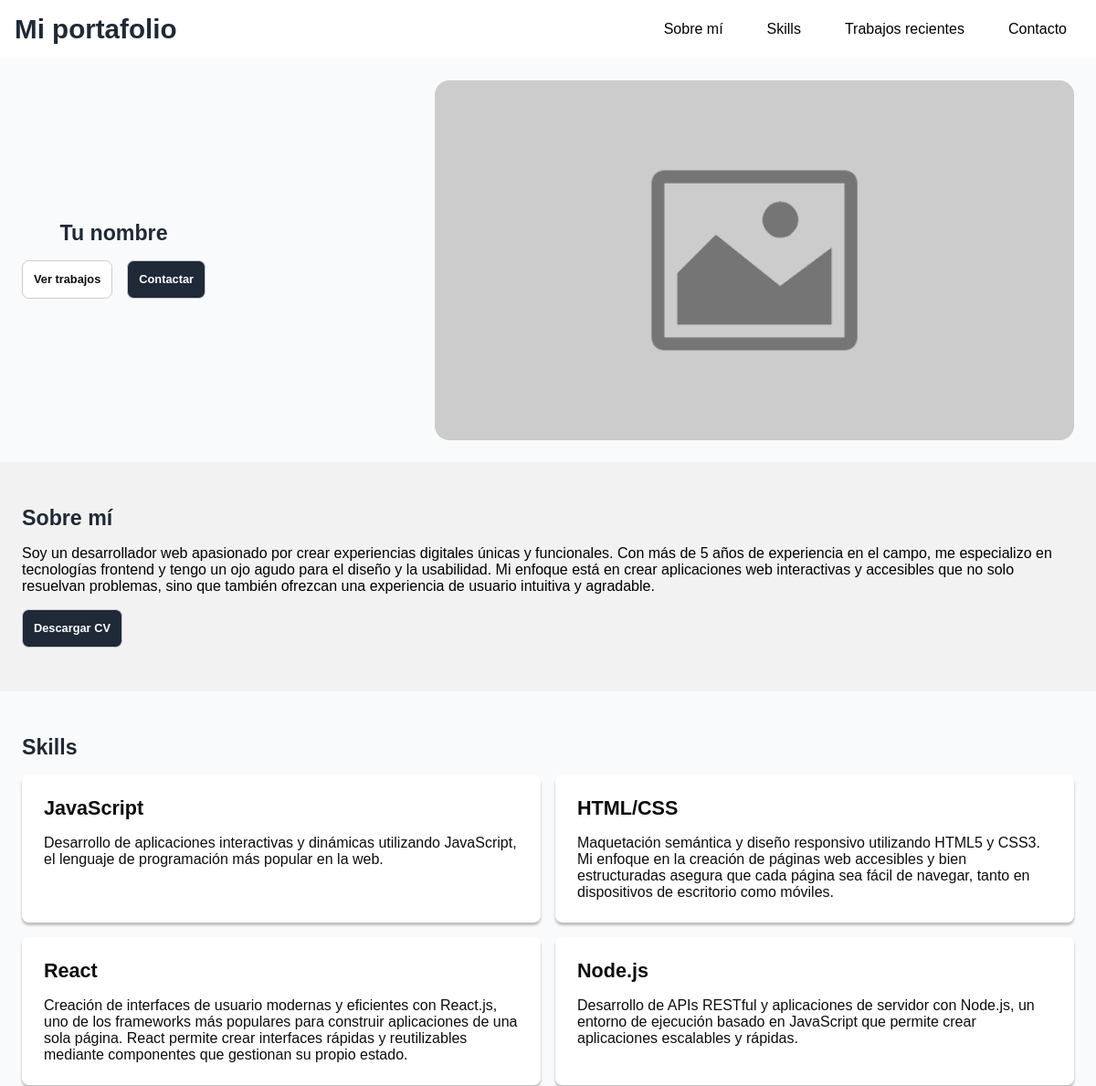
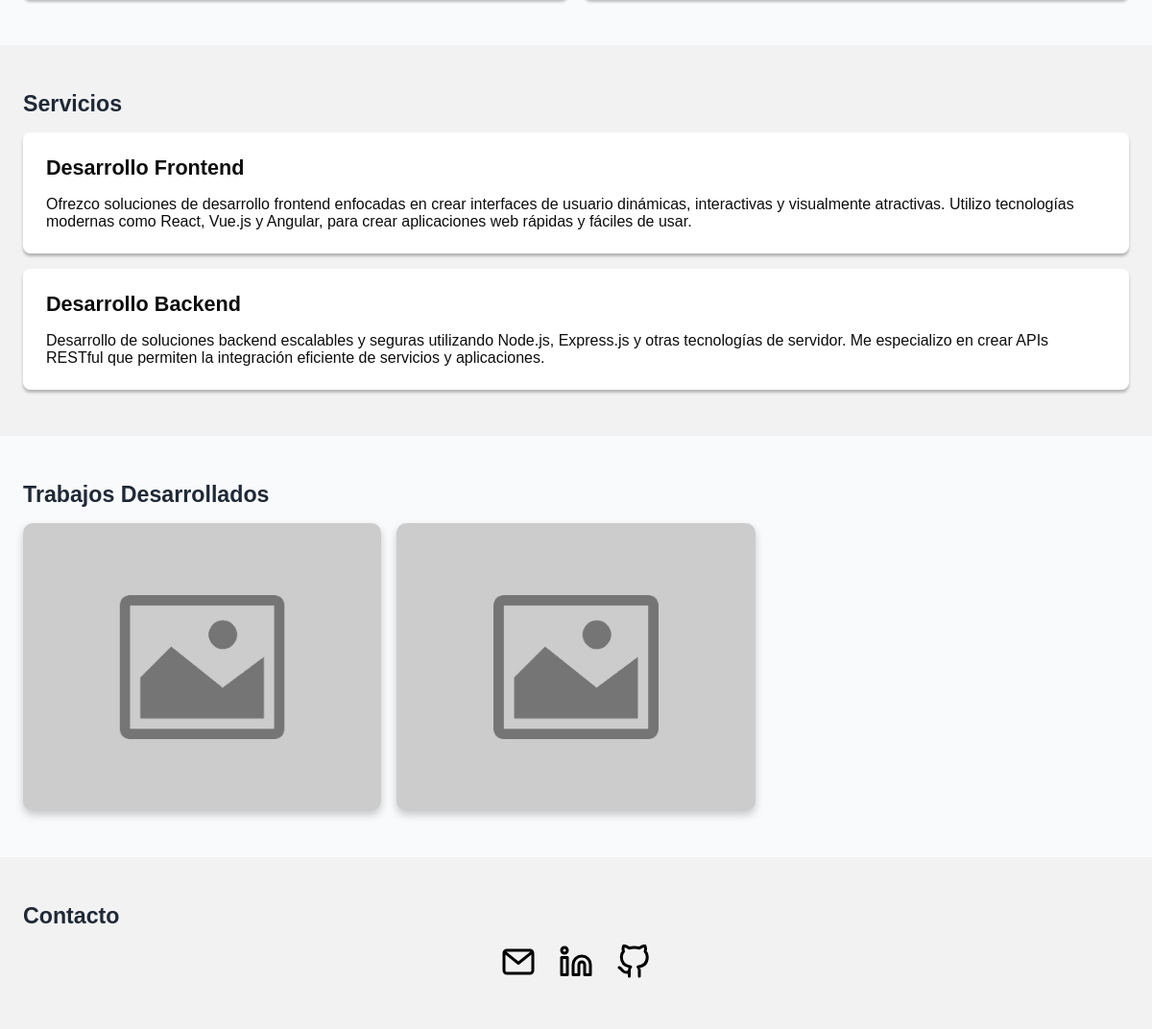
/ (signed in), run on the app's committed database (2 pictures, top to bottom).
### tables this page shows
CREATE TABLE IF NOT EXISTS portafolios (
    id INT PRIMARY KEY AUTO_INCREMENT,
    usuario_id INT NOT NULL,
    nombre_completo VARCHAR(255) NOT NULL,
    descripcion TEXT NOT NULL,
    icono_portafolio VARCHAR(255) DEFAULT 'assets/images/favicon.ico',
    url_foto VARCHAR(255) DEFAULT 'assets/images/placeholder-image.jpg',
    url_cv VARCHAR(255) DEFAULT 'assets/pdf/cv.pdf',
    creado_en TIMESTAMP DEFAULT CURRENT_TIMESTAMP,
    FOREIGN KEY (usuario_id) REFERENCES usuarios(id)
);

CREATE TABLE IF NOT EXISTS skills (
    id INT PRIMARY KEY AUTO_INCREMENT,
    portafolio_id INT NOT NULL,
    nombre VARCHAR(255) NOT NULL,
    descripcion TEXT NOT NULL,
    FOREIGN KEY (portafolio_id) REFERENCES portafolios(id)
);

CREATE TABLE IF NOT EXISTS servicios (
    id INT PRIMARY KEY AUTO_INCREMENT,
    portafolio_id INT NOT NULL,
    nombre VARCHAR(255) NOT NULL,
    descripcion TEXT NOT NULL,
    FOREIGN KEY (portafolio_id) REFERENCES portafolios(id)
);

CREATE TABLE IF NOT EXISTS trabajos_desarrollados (
    id INT PRIMARY KEY AUTO_INCREMENT,
    portafolio_id INT NOT NULL,
    nombre VARCHAR(255) NOT NULL,
    descripcion TEXT NOT NULL,
    url_foto_trabajo VARCHAR(255) NOT NULL,
    url_trabajo_github VARCHAR(255) NOT NULL,
    url_trabajo_desplegado VARCHAR(255),
    fecha_creacion TIMESTAMP DEFAULT CURRENT_TIMESTAMP,
    FOREIGN KEY (portafolio_id) REFERENCES portafolios(id)
);

CREATE TABLE IF NOT EXISTS contactos (
    id INT PRIMARY KEY AUTO_INCREMENT,
    portafolio_id INT NOT NULL,
    tipo_contacto ENUM('email', 'linkedin', 'github', 'gitlab') NOT NULL,
    enlace_contacto VARCHAR(255) NOT NULL,
    titulo_enlace VARCHAR(100) NOT NULL,
    FOREIGN KEY (portafolio_id) REFERENCES portafolios(id)
);

### core/auth/Sesion.php (called while the page is built, shortened)
<?php
class Sesion {
    public static function get($key) {
        return isset($_SESSION[$key]) ? $_SESSION[$key] : null;
    }
}
?>

### core/models/ModeloPortafolios.php (called while the page is built, shortened)
<?php
class ModeloPortafolios {
    public static function getData($id) {
        $conexion = new ConexionBD();
        $conexion->conectar();
        $bd = $conexion->getConexion();
        $consulta = $bd->prepare("SELECT * FROM portafolios WHERE usuario_id = :usuario_id");
        $consulta->bindParam(":usuario_id", $id, PDO::PARAM_INT);
        $consulta->execute();
        $resultados = $consulta->fetch(PDO::FETCH_ASSOC);
        return $resultados;
    }
}
?>

### core/controllers/ControladorPortafolios.php (called while the page is built, shortened)
<?php
require_once __DIR__ . "/../models/ModeloPortafolios.php";
class ControladorPortafolios {
    public static function getData($id) {
        try {
            $usuario = ModeloPortafolios::getData($id);
            return $usuario;
        } catch (\Error $error) {
            error_log($error);
        }
    }
}
?>

### core/models/ModeloSkills.php (called while the page is built, shortened)
<?php
class ModeloSkills {
    public static function getData($id) {
        $conexion = new ConexionBD();
        $conexion->conectar();
        $bd = $conexion->getConexion();
        $consulta = $bd->prepare("SELECT * FROM skills WHERE portafolio_id = :portafolio_id");
        $consulta->bindParam(":portafolio_id", $id, PDO::PARAM_INT);
        $consulta->execute();
        $resultados = $consulta->fetchAll(PDO::FETCH_ASSOC);
        return $resultados;
    }
}
?>

### core/controllers/ControladorSkills.php (called while the page is built, shortened)
<?php
require_once __DIR__ . "/../models/ModeloSkills.php";
class ControladorSkills {
    public static function getData($id) {
        try {
            $skills = ModeloSkills::getData($id);
            return $skills;
        } catch (\Error $error) {
            error_log($error);
        }
    }
}
?>

### core/models/ModeloServicios.php (called while the page is built, shortened)
<?php
class ModeloServicios {
    public static function getData($id) {
        $conexion = new ConexionBD();
        $conexion->conectar();
        $bd = $conexion->getConexion();
        $consulta = $bd->prepare("SELECT * FROM servicios WHERE portafolio_id = :portafolio_id");
        $consulta->bindParam(":portafolio_id", $id, PDO::PARAM_INT);
        $consulta->execute();
        $resultados = $consulta->fetchAll(PDO::FETCH_ASSOC);
        return $resultados;
    }
}
?>

### core/controllers/ControladorServicios.php (called while the page is built, shortened)
<?php
require_once __DIR__ . "/../models/ModeloServicios.php";
class ControladorServicios {
    public static function getData($id) {
        try {
            $servicios = ModeloServicios::getData($id);
            return $servicios;
        } catch (\Error $error) {
            error_log($error);
        }
    }
}
?>

### core/models/ModeloTrabajosDesarrollados.php (called while the page is built, shortened)
<?php
class ModeloTrabajosDesarrollados {
    public static function getData($id) {
        $conexion = new ConexionBD();
        $conexion->conectar();
        $bd = $conexion->getConexion();
        $consulta = $bd->prepare("SELECT * FROM trabajos_desarrollados WHERE portafolio_id = :portafolio_id");
        $consulta->bindParam(":portafolio_id", $id, PDO::PARAM_INT);
        $consulta->execute();
        $resultados = $consulta->fetchAll(PDO::FETCH_ASSOC);
        return $resultados;
    }
}
?>

### core/controllers/ControladorTrabajosDesarrollados.php (called while the page is built, shortened)
<?php
require_once __DIR__ . "/../models/ModeloTrabajosDesarrollados.php";
class ControladorTrabajosDesarrollados {
    public static function getData($id) {
        try {
            $trabajos_desarrollados = ModeloTrabajosDesarrollados::getData($id);
            return $trabajos_desarrollados;
        } catch (\Error $error) {
            error_log($error);
        }
    }
}
?>

### core/models/ModeloContactos.php (called while the page is built, shortened)
<?php
class ModeloContactos {
    public static function getData($id) {
        $conexion = new ConexionBD();
        $conexion->conectar();
        $bd = $conexion->getConexion();
        $consulta = $bd->prepare("SELECT * FROM contactos WHERE portafolio_id = :portafolio_id");
        $consulta->bindParam(":portafolio_id", $id, PDO::PARAM_INT);
        $consulta->execute();
        $resultados = $consulta->fetchAll(PDO::FETCH_ASSOC);
        return $resultados;
    }
}
?>

### core/controllers/ControladorContactos.php (called while the page is built, shortened)
<?php
require_once __DIR__ . "/../models/ModeloContactos.php";
class ControladorContactos {
    public static function getData($id) {
        try {
            $contactos = ModeloContactos::getData($id);
            return $contactos;
        } catch (\Error $error) {
            error_log($error);
        }
    }
}
?>

### pages/view.php (the view, shortened to what this page needs)
<?php
    include_once __DIR__ . "/../core/controllers/ControladorPortafolios.php";
    $portafolio = ControladorPortafolios::getData(Sesion::get("id"));
?>
<!DOCTYPE html>
<html lang="es">
<head>
    <link rel="stylesheet" href="assets/css/styles.css">
</head>
<body>
    <?php
        include_once __DIR__ . "/../templates/header.php";
    ?>
    <main>
        <div class="bg-minimal">
            <section class="l-container">
                <div class="flex flex-column flex-row-l items-center justify-between gap-4">
                    <div class="flex flex-column items-center">
                        <h2 class="dark-color"><?php echo $portafolio["nombre_completo"]?></h2>
                        <div class="flex gap-4">
                            <a class="btn btn-white" href="#trabajos-desarrollados">Ver trabajos</a>
                            <a class="btn btn-dark" href="#contacto">Contactar</a>
                        </div>
                    </div>
                    <img class="b-radius-4" src=<?php echo $portafolio["url_foto"]?> alt="<?php echo "Foto de " . $portafolio["nombre_completo"]?>"  title="<?php echo "Foto de " . $portafolio["nombre_completo"]?>" width="700px">
                </div>
            </section>
        </div>
        <div class="bg-light">
            <section class="l-container" id="sobre-mi">
                <div class="py-6">
                    <h2 class="dark-color">Sobre mí</h2>
                    <p class="text-color mb-4"><?php echo $portafolio["descripcion"]?></p>
                    <a class="btn btn-dark" href="<?php echo $portafolio["url_cv"]?>" download>Descargar CV</a>
                </div>
            </section>
        </div>
        <?php
            include_once __DIR__ . "/../core/controllers/ControladorSkills.php";
            $skills = ControladorSkills::getData($portafolio["id"]);
        ?>
        <div class="bg-minimal">
            <section class="l-container" id="skills">
                <div class="py-6">
                    <h2 class="dark-color">Skills</h2>
                    <div class="grid grid-cols-1 grid-cols-m-2 gap-4">
                        <?php
                            foreach ($skills as $skill) {
                        ?>
                            <div class="card show">
                                <h3><?php echo $skill["nombre"]?></h3>
                                <p><?php echo $skill["descripcion"]?></p>
                            </div>
                        <?php
                            }
                        ?>
                    </div>
                </div>
            </section>
        </div>
        <?php
            include_once __DIR__ . "/../core/controllers/ControladorServicios.php";
            $servicios = ControladorServicios::getData($portafolio["id"]);
        ?>
        <div class="bg-light">
            <section class="l-container" id="servicios">
                <div class="py-6">
                    <h2 class="dark-color">Servicios</h2>
                    <div class="grid grid-cols-1 gap-4">
                        <?php
                            foreach ($servicios as $servicio) {
                        ?>
                            <div class="card show">
                                <h3><?php echo $servicio["nombre"]?></h3>
                                <p><?php echo $servicio["descripcion"]?></p>
                            </div>
                        <?php
                            }
                        ?>
                    </div>
                </div>
            </section>
        </div>
        <?php
            include_once __DIR__ . "/../core/controllers/ControladorTrabajosDesarrollados.php";
            $trabajos_desarrollados = ControladorTrabajosDesarrollados::getData($portafolio["id"]);
        ?>
        <div class="bg-minimal">
            <section class="l-container" id="trabajos-desarrollados">
                <div class="py-6">
                    <h2 class="dark-color">Trabajos Desarrollados</h2>
                    <div class="grid grid-cols-1 grid-cols-s-2 grid-cols-m-3 gap-4 m-auto">
                        <?php
                            foreach ($trabajos_desarrollados as $trabajo_desarrollado) {
                        ?>
                            <figure class="card-figure">
                                <img src=<?php echo $trabajo_desarrollado["url_foto_trabajo"]?> alt="Proyecto" class="card-image" width="500px" height="500px">
                            </figure>
                        <?php
                            }
                        ?>
                    </div>
                </div>
            </section>
        </div>
        <?php
            include_once __DIR__ . "/../core/controllers/ControladorContactos.php";
            $contactos = ControladorContactos::getData($portafolio["id"]);
        ?>
        <div class="bg-light">
            <section class="l-container" id="contacto">
                <div class="py-6">
                    <h2 class="dark-color">Contacto</h2>
                    <div class="flex justify-center items-center gap-6">
                        <?php
                            foreach ($contactos as $contacto) {
                                $icono_contacto = "#";
                                $link_contacto = "#";
                                switch ($contacto["tipo_contacto"]) {
                                    case "email":
                                        $icono_contacto = "assets/images/icon/mail.svg";
                                        $link_contacto = "mailto:" . $contacto["enlace_contacto"] . "?subject=Asunto-del-correo&body=Texto-del-cuerpo";
                                        break;
                                    case "linkedin":
                                        $icono_contacto = "assets/images/icon/linkedin.svg";
                                        $link_contacto = $contacto["enlace_contacto"];
                                        break;
                                    case "github":
                                        $icono_contacto = "assets/images/icon/github.svg";
                                        $link_contacto = $contacto["enlace_contacto"];
                                        break;
                                }
                        ?>
                            <a href=<?php echo $link_contacto ?> target="_blank" title="<?php echo $contacto["titulo_enlace"]?>"><img src=<?php echo $icono_contacto ?> alt=<?php echo "Icono de " . $contacto["tipo_contacto"]?> width="36px" height="36px"></a>
                        <?php
                            }
                        ?>
                    </div>
                </div>
            </section>
        </div>
    </main>
</body>
</html>

### index.php (shortened to what this page needs)
<?php
    require_once __DIR__ . "/core/auth/Sesion.php";
    $ruta = $_SERVER["REQUEST_URI"];
    $ruta = parse_url($ruta, PHP_URL_PATH);
    $partesRuta = explode('/', $ruta);
    if (count($partesRuta) >= 3) {
        switch ($partesRuta[1]) {
            case "usuarios":
                RouterUsuarios::redireccionar($partesRuta[2]);
                break;
            case "portafolio":
                RouterPortafolios::redireccionar($partesRuta[2]);
                break;
            case "skills":
                RouterSkills::redireccionar($partesRuta[2]);
                break;
            case "servicios":
                RouterServicios::redireccionar($partesRuta[2]);
                break;
            case "trabajos-desarrollados":
                RouterTrabajosDesarrollados::redireccionar($partesRuta[2]);
                break;
            case "contactos":
                RouterContactos::redireccionar($partesRuta[2]);
                break;
            default:
                include_once __DIR__ . "/pages/error.php";
                break;
        }
    } else if (count($partesRuta) == 2) {
        switch ($partesRuta[1]) {
            case "":
                include_once __DIR__ . "/pages/view.php";
                break;
        }
    }
?>

### templates/header.php
<header class="main-header">
    <div class="main-header__container">
        <h1 class="main-header__title dark-color">Mi portafolio</h1>
        <nav class="main-nav__portafolio">
            <ul class="main-nav__menu-portafolio">
                <li class="main-nav__item">
                    <a class="main-nav__link" href="#sobre-mi">Sobre mí</a>
                </li>
                <li class="main-nav__item">
                    <a class="main-nav__link" href="#skills">Skills</a>
                </li>
                <li class="main-nav__item">
                    <a class="main-nav__link" href="#trabajos-realizados">Trabajos recientes</a>
                </li>
                <li class="main-nav__item">
                    <a class="main-nav__link" href="#contacto">Contacto</a>
                </li>
            </ul>
        </nav>
    </div>
</header>

### data on the page
portafolios: nombre_completo "Tu nombre", url_foto (placeholder picture), descripcion "Soy un desarrollador web apasionado por crear experiencias digitales únicas y funcionales. Con más de 5 años de experiencia en el campo, me especializo en tecnologías frontend y tengo un ojo agudo para el diseño y la usabilidad. Mi enfoque está en crear aplicaciones web interactivas y accesibles que no solo resuelvan problemas, sino que también ofrezcan una experiencia de usuario intuitiva y agradable."
skills: nombre "JavaScript", descripcion "Desarrollo de aplicaciones interactivas y dinámicas utilizando JavaScript, el lenguaje de programación más popular en la web."
skills: nombre "HTML/CSS", descripcion "Maquetación semántica y diseño responsivo utilizando HTML5 y CSS3. Mi enfoque en la creación de páginas web accesibles y bien estructuradas asegura que cada página sea fácil de navegar, tanto en dispositivos de escritorio como móviles."
skills: nombre "React", descripcion "Creación de interfaces de usuario modernas y eficientes con React.js, uno de los frameworks más populares para construir aplicaciones de una sola página. React permite crear interfaces rápidas y reutilizables mediante componentes que gestionan su propio estado."
skills: nombre "Node.js", descripcion "Desarrollo de APIs RESTful y aplicaciones de servidor con Node.js, un entorno de ejecución basado en JavaScript que permite crear aplicaciones escalables y rápidas."
servicios: nombre "Desarrollo Frontend", descripcion "Ofrezco soluciones de desarrollo frontend enfocadas en crear interfaces de usuario dinámicas, interactivas y visualmente atractivas. Utilizo tecnologías modernas como React, Vue.js y Angular, para crear aplicaciones web rápidas y fáciles de usar."
servicios: nombre "Desarrollo Backend", descripcion "Desarrollo de soluciones backend escalables y seguras utilizando Node.js, Express.js y otras tecnologías de servidor. Me especializo en crear APIs RESTful que permiten la integración eficiente de servicios y aplicaciones."
trabajos_desarrollados: url_foto_trabajo (placeholder picture)
trabajos_desarrollados: url_foto_trabajo (placeholder picture)
contactos: shows a picture
contactos: tipo_contacto (picture)
contactos: tipo_contacto (picture)
